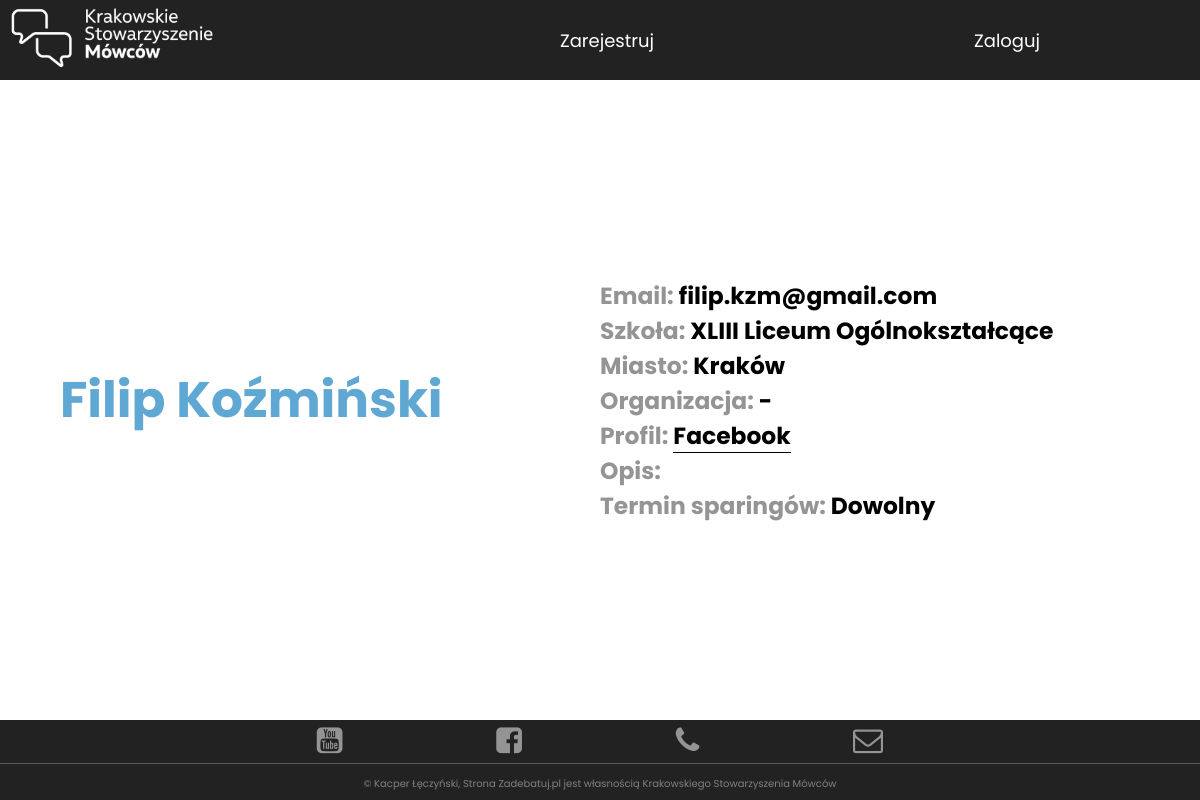
Page /debatants_detail/24/ on the committed database.
### ksm_app/models.py (models this page shows, shortened)
class Debatants(models.Model):
    user = models.OneToOneField(User, on_delete=models.CASCADE, null=True)
    imię = models.CharField(max_length=256)
    nazwisko = models.CharField(max_length=256)
    email = models.EmailField(max_length=256, null=True)
    miasto = models.CharField(max_length=256)
    szkoła = models.CharField(max_length=256)
    organizacja = models.CharField(max_length=256)
    facebook = models.URLField(max_length=256, null=True)
    opis = models.TextField(max_length=1000, null=True)
    terminy = models.TextField(max_length=1000, null=True)
    accept = models.BooleanField(default=False)
    accept2 = models.BooleanField(default=False)
    class Meta:
        ordering = ['imię']

### ksm_app/views.py (the view)
# urls.py: path('debatants_detail/<int:pk>/', views.debatants_detail, name='debatants_detail'),
def debatants_detail(request, pk):
    debatants = Debatants.objects.get(id=pk)
    return render(request, 'ksm_app2/debatants_detail.html', {'debatants': debatants})

### templates/ksm_app2/debatants_detail.html (shortened to what this page needs)
{% load static %}
{% load has_group %}
<!doctype html>
<html lang="en">
<head>
    <link rel="stylesheet" href="{% static '/css/style.css' %}">
    <link rel="stylesheet" href="{% static '/css/rwd.css' %}">
    <link rel="stylesheet" href="{% static '/css2/debatants_detail.css' %}">
    <link rel="stylesheet" href="https://cdnjs.cloudflare.com/ajax/libs/font-awesome/4.7.0/css/font-awesome.min.css">
</head>
<body>
<header class="main-container">
    <div class="logo">
        <a href="{% url 'ksm_app:base' %}"><img src="{% static '/img2/KSM_logo_poziom_biel-kopia.png' %}" alt=""></a>
    </div>
    <nav>
        <ul class="nav-links">
            {% if user.is_authenticated %}
                <li class="nav-link"><a href="{% url 'ksm_app:debatants_list' %}">Lista debatantów</a></li>
                <li class="nav-link"><a href="{% url 'ksm_app:judges_list' %}">Sędziowie</a></li>
                {% if request.user|has_group:"judges" %}
                    <li class="nav-link"><a href="{% url 'ksm_app:clock' %}">Zegar</a></li>
                {% endif %}
                {% if request.user|has_group:'judges' %}
                    <li class="nav-link-user"><a href="{% url 'ksm_app:judges_profile' %}"> {{ user.username }}</a></li>
                {% else %}
                    <li class="nav-link-user"><a href="{% url 'ksm_app:debatants_profile' %}"> {{ user.username }}</a>
                    </li>
                {% endif %}
            {% else %}
                <li class="nav-link"><a href="{% url 'ksm_app:choose' %}">Zarejestruj</a></li>
                <li class="nav-link"><a href="{% url 'ksm_app:user_login' %}">Zaloguj</a></li>
            {% endif %}
        </ul>
    </nav>
</header>
<main class="debatants-detail-section">
    <div class="debatant-text">
        <h1>{{debatants.imię}} {{debatants.nazwisko}}</h1>
    </div>
    <div class="debatants-details">
        <h3>Email: <span class="debatant-info">{{debatants.email}}</span></h3>
        <h3>Szkoła: <span class="debatant-info">{{debatants.szkoła}}</span></h3>
        <h3>Miasto: <span class="debatant-info">{{debatants.miasto}}</span></h3>
        <h3>Organizacja: <span class="debatant-info">{{debatants.organizacja}}</span></h3>
        <h3>Profil: <a href="{{debatants.facebook}}" target="_blank"> Facebook</a></h3>
        <h3>Opis: </h3>
        <h3>Termin sparingów: <span class="debatant-info">{{debatants.terminy}}</span></h3>
    </div>
</main>
<footer class="main-footer">
    <div class="footer-content">
        <ul class="links">
            <li class="link">
                <a href="https://www.youtube.com/channel/UCd2KIvR-DMDGMT_ce2gJzAw" target="_blank">
                    <i class="fa fa-youtube-square fa-2x"></i>
                </a>
            </li>
            <li class="link">
                <a href="https://www.facebook.com/ksmowcow/" target="_blank">
                    <i class="fa fa-facebook-square fa-2x"></i>
                </a>
            </li>
            <li class="link">
                <a href="{% url 'ksm_app:phone' %}">
                    <i class="fa fa-phone"></i>
                </a>
            </li>
            <li class="link">
                <a href="mailto:ksmowcow@gmail.com">
                    <i class="fa fa-envelope-o"></i>
                </a>
            </li>
        </ul>
    </div>
    <div class="copyright">
        <p>&copy; Kacper Łęczyński, Strona Zadebatuj.pl jest
            własnością Krakowskiego Stowarzyszenia Mówców</p>
    </div>
</footer>
</body>
</html>

### static/css/style.css (style rules this page uses)
* { padding: 0; margin: 0; box-sizing: border-box; }
body { font-family: 'Poppins', sans-serif; background-image: url("/static/img2/seventh.jpg"); background-position: center center; background-repeat: no-repeat; background-attachment: fixed; background-size: cover; }
header { position: fixed; display: flex; width: 100%; align-items: center; z-index: 1; height: 10vh; }
.logo, .nav-links { display: flex; }
.logo img { padding-left: 5%; height: 8vh; max-width: 400px; }
nav { flex: 2; }
.logo { flex: 3; }
.logo img { cursor: pointer; }
.nav-links { justify-content: space-around; list-style: none; }
.nav-link a { text-decoration: none; color: #ffffff; }
.nav-link { position: relative; }
.main-footer { bottom: 5%; width: 100%; background-color: #222222; }
.links { width: 60%; margin: auto; display: flex; justify-content: space-around; list-style: none; color: #e0dede; }
.link { padding: 0.7%; }
.footer-content .links .link i { cursor: pointer; color: #959494; font-size: 30px !important; }
.copyright { height: 5vh; border-top: 1px solid #5c5b5b; background-color: #222222; bottom: 0; display: flex; align-items: center; }
.copyright p { flex: 1; text-align: center; color: grey; font-size: 10px; }

### static/css/rwd.css (style rules this page uses)
@media screen and (max-width: 1200px) { .logo img { height: 8vh; max-width: 500px; } }
@media screen and (max-width: 1200px) { .nav-link a, .nav-link-user { font-size: 18px; } }
@media screen and (max-width: 1200px) { .logo { flex: 1; } }
@media screen and (max-width: 1200px) { .link i { font-size: 25px !important; } }

### static/css2/debatants_detail.css (style rules this page uses)
header { background-color: #222222; height: 10vh; }
body { background: none; }
.debatants-detail-section { padding-top: 10vh; background-color: white; height: 90vh; display: flex; justify-content: space-around; width: 90%; margin: auto; align-items: center; }
.debatant-text { font-size: 30px; color: #5fa8d3; flex: 1; }
.debatants-details { font-size: 25px; color: #959494; animation: move 1.5s forwards; flex: 1; }
.debatant-info { color: black; }
.debatants-details a { text-decoration: none; border-bottom: 1px solid black; color: black; }
@media screen and (max-width: 1200px) { .debatant-text { font-size: 25px; } }
@media screen and (max-width: 1200px) { .debatants-details { font-size: 20px; } }

### rows in the picture
Debatants: imię "Filip", nazwisko "Koźmiński", email "filip.kzm@gmail.com", szkoła "XLIII Liceum Ogólnokształcące", miasto "Kraków", organizacja "-", terminy "Dowolny"
